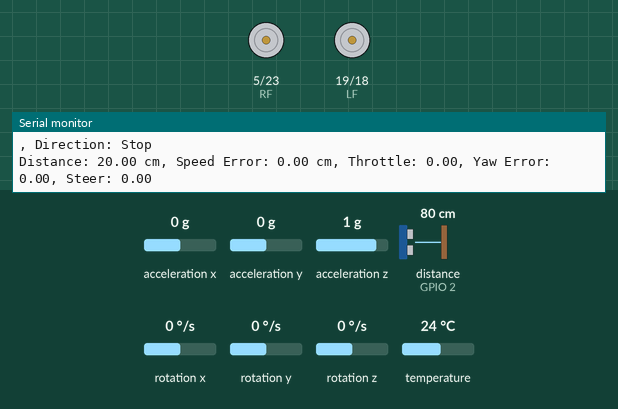
Simulated run of this sketch. Board: ESP32. On the bench: motor-driver pin pairs drawn as motors (green arrow = first pin HIGH = forward, orange = second pin HIGH = backward, longer = more drive), the last lines printed to the serial monitor. Wiring (inferred from the names in the program): ultrasonic range finder: trigger GPIO 4; echo GPIO 2. The inputs (shaded band) are chosen by the test bench; at power-on: distance to the obstacle (sensor on GPIO 2) 80 cm, rotation z 0 °/s, acceleration x 0 g, acceleration y 0 g, acceleration z 1 g, rotation x 0 °/s, rotation y 0 °/s, temperature 24 °C. The echo pulse lasts 58.3 µs per cm; WiFi joins after 1.5 s; servers stay silent unless stated.

Above: at 2.7 s.
2.8 s: distance to the obstacle (sensor on GPIO 2) set to 44 cm
4.3 s: distance to the obstacle (sensor on GPIO 2) set to 37 cm
At 5.1 s:
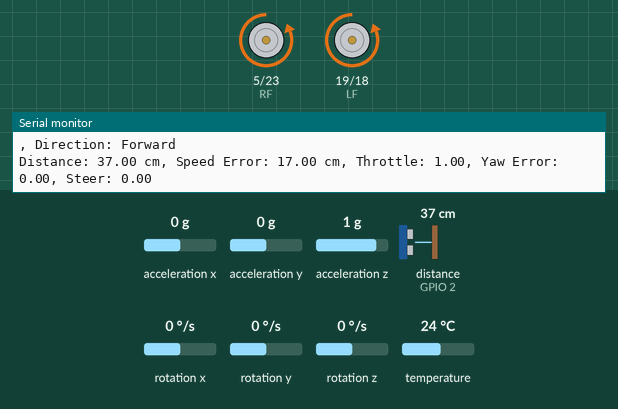
5.9 s: rotation z set to -192 °/s
At 8.8 s:
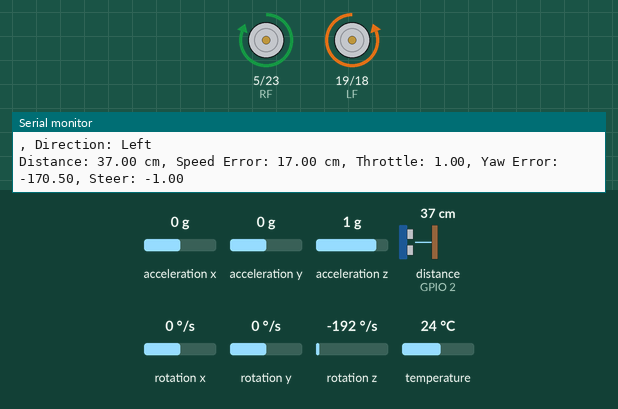
8.9 s: rotation z set to -118 °/s
11.7 s: rotation z set to -111 °/s
14.7 s: rotation z set to 0 °/s
At 15.2 s:
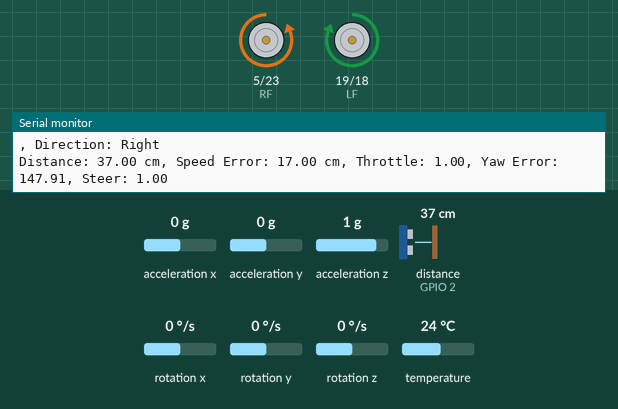
Timing chart, 0 to 17.2 s (numbered marks = the images above; inputs shaded):
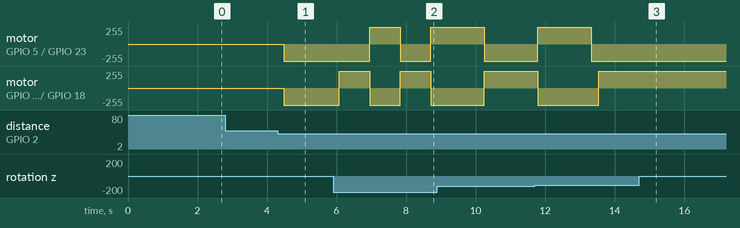

The sketch:

slave_code.ino
```cpp
#include <WiFi.h>
#include <HTTPClient.h>
#include <ArduinoJson.h>
#include <Adafruit_MPU6050.h>
#include <Adafruit_Sensor.h>
#include <Wire.h>

// Wi-Fi credentials
const char* ssid = "ESP32-Access-Point";
const char* password = "123456789";

// Server address of the master car's IMU data
const char* serverNameIMU = "http://192.168.4.1/imu";

// Motor control pins
#define RF 5
#define LB 18
#define LF 19
#define RB 23

// Ultrasonic sensor pins
#define TRIG_PIN 4
#define ECHO_PIN 2

// Control parameters
float kp_speed = 0.5;  // Proportional gain for speed control
float kp_yaw = 0.1;    // Proportional gain for yaw control

// Desired distance to maintain (in centimeters)
const float target_distance = 20.0;  // 100 cm (1 meter)

// Leader's IMU data variables
float leader_gyro_z;
float leader_yaw = 0.0;
unsigned long lastLeaderIMUTime = 0;

// Follower's IMU data variables
float follower_gyro_z;
float follower_yaw = 0.0;
unsigned long lastFollowerIMUTime = 0;

// Timing variables
unsigned long previousMillis = 0;
const long interval = 100; // Update interval in milliseconds

Adafruit_MPU6050 mpu;

void setup() {
  Serial.begin(115200);

  // Initialize Wi-Fi
  WiFi.begin(ssid, password);
  Serial.println("Connecting to Wi-Fi");
  while (WiFi.status() != WL_CONNECTED) {
    delay(500);
    Serial.print(".");
  }
  Serial.println("\nConnected to Wi-Fi network with IP Address: ");
  Serial.println(WiFi.localIP());

  // Initialize MPU6050 sensor
  if (!mpu.begin()) {
    Serial.println("Failed to find MPU6050 chip");
    while (1) {
      delay(10);
    }
  }
  Serial.println("MPU6050 Found!");
  mpu.setAccelerometerRange(MPU6050_RANGE_8_G);
  mpu.setGyroRange(MPU6050_RANGE_500_DEG);
  mpu.setFilterBandwidth(MPU6050_BAND_21_HZ);

  // Initialize motor control pins
  pinMode(RF, OUTPUT);
  pinMode(LF, OUTPUT);
  pinMode(LB, OUTPUT);
  pinMode(RB, OUTPUT);
  digitalWrite(RF, LOW);
  digitalWrite(LB, LOW);
  digitalWrite(LF, LOW);
  digitalWrite(RB, LOW);

  // Initialize ultrasonic sensor pins
  pinMode(TRIG_PIN, OUTPUT);
  pinMode(ECHO_PIN, INPUT);

  lastLeaderIMUTime = millis();
  lastFollowerIMUTime = millis();
}

void loop() {
  unsigned long currentMillis = millis();

  if (currentMillis - previousMillis >= interval) {
    previousMillis = currentMillis;

    // Fetch leader's IMU data
    if (WiFi.status() == WL_CONNECTED) {
      String imuData = httpGETRequest(serverNameIMU);
      if (imuData.length() > 0) {
        // Parse JSON data
        const size_t capacity = JSON_OBJECT_SIZE(6) + 60;
        DynamicJsonDocument doc(capacity);
        DeserializationError error = deserializeJson(doc, imuData);
        if (!error) {
          leader_gyro_z = doc["gyro_z"];

          // Calculate leader's yaw
          float deltaTime = (currentMillis - lastLeaderIMUTime) / 1000.0; // in seconds
          leader_yaw += leader_gyro_z * deltaTime * (180.0 / PI); // Convert rad/s to degrees
          leader_yaw = fmod(leader_yaw + 360.0, 360.0); // Normalize to [0, 360)
          lastLeaderIMUTime = currentMillis;
        } else {
          Serial.print("Failed to parse leader JSON: ");
          Serial.println(error.c_str());
        }
      } else {
        Serial.println("Failed to get IMU data from leader");
      }
    } else {
      Serial.println("Wi-Fi Disconnected");
    }

    // Read follower's own IMU data
    sensors_event_t a, g, temp;
    mpu.getEvent(&a, &g, &temp);
    follower_gyro_z = g.gyro.z;

    // Calculate follower's yaw
    float deltaTimeFollower = (currentMillis - lastFollowerIMUTime) / 1000.0; // in seconds
    follower_yaw += follower_gyro_z * deltaTimeFollower * (180.0 / PI); // Convert rad/s to degrees
    follower_yaw = fmod(follower_yaw + 360.0, 360.0); // Normalize to [0, 360)
    lastFollowerIMUTime = currentMillis;

    // Measure distance to the leader using ultrasonic sensor
    float distance = readUltrasonicDistance(TRIG_PIN, ECHO_PIN);

    // Compute speed error based on distance
    float speed_error = (distance - target_distance);
    float desired_speed = kp_speed * speed_error; // Since we don't have leader's speed, use proportional control

    // Compute throttle command
    float throttle = desired_speed;
    throttle = constrain(throttle, -1.0, 1.0);

    // Compute yaw error
    float yaw_error = normalize_angle(leader_yaw - follower_yaw);

    // Compute steering command
    float steer = kp_yaw * yaw_error;
    steer = constrain(steer, -1.0, 1.0);

    // Apply motor control
    applyMotorControl(throttle, steer);

    // Debug output
    Serial.print("Distance: "); Serial.print(distance);
    Serial.print(" cm, Speed Error: "); Serial.print(speed_error);
    Serial.print(" cm, Throttle: "); Serial.print(throttle);
    Serial.print(", Yaw Error: "); Serial.print(yaw_error);
    Serial.print(", Steer: "); Serial.println(steer);
  }
}

float normalize_angle(float angle) {
  while (angle > 180.0) angle -= 360.0;
  while (angle < -180.0) angle += 360.0;
  return angle;
}

void applyMotorControl(float throttle, float steer) {
  // Simplified motor control logic based on throttle and steer
  String dir = "None";
  if (throttle > 0.1 and (steer < 0.1 and steer > -0.1 )) {
    // Move forward
    digitalWrite(RF, LOW);
    digitalWrite(LF, LOW);
    digitalWrite(LB, HIGH);
    digitalWrite(RB, HIGH);
    dir = "Forward";
    delay(20);
  } else if (throttle < -0.1 and (steer < 0.1 and steer > -0.1 )) {
    // Move backward
    digitalWrite(RF, HIGH);
    digitalWrite(LF, HIGH);
    digitalWrite(LB, LOW);
    digitalWrite(RB, LOW);
    dir = "Backward";
    delay(20);
  } else if (throttle < 0.1 and throttle > -0.1) {
    // Stop
    digitalWrite(RF, LOW);
    digitalWrite(LF, LOW);
    digitalWrite(LB, LOW);
    digitalWrite(RB, LOW);
    dir = "Stop";
    delay(20);
  }
  else if (steer > 0.1 ){
    //turn right
    digitalWrite(RF,LOW);
    digitalWrite(LB,LOW);
    digitalWrite(LF,HIGH);
    digitalWrite(RB,HIGH);
    dir = "Right";
    delay(10);
  }
  else if (steer < -0.1) {
    //turn left
    digitalWrite(RF,HIGH);
    digitalWrite(LB,HIGH);
    digitalWrite(LF,LOW);
    digitalWrite(RB,LOW);
    dir = "Left";
    delay(10);
  }
  Serial.print(", Direction: "); Serial.println(dir);

  // // Pivot in place if throttle is zero and steer is significant
  // if (abs(throttle) < 0.1 && abs(steer) > 0.1) {
  //   if (steer > 0.1) {
  //     // Pivot right
  //     digitalWrite(RF, HIGH);
  //     digitalWrite(LF, LOW);
  //     digitalWrite(LB, LOW);
  //     digitalWrite(RB, HIGH);
  //   } else {
  //     // Pivot left
  //     digitalWrite(RF, LOW);
  //     digitalWrite(LF, HIGH);
  //     digitalWrite(LB, HIGH);
  //     digitalWrite(RB, LOW);
  //   }
  // }
}
long prev=20;
long readUltrasonicDistance(int triggerPin, int echoPin)
{
  // Clear the trigger pin
  digitalWrite(triggerPin, LOW);
  delayMicroseconds(2);

  // Send a 10 microsecond pulse to the trigger pin
  digitalWrite(triggerPin, HIGH);
  delayMicroseconds(10);
  digitalWrite(triggerPin, LOW);

  // Read the echo pin. pulseIn returns the duration (length of the pulse) in microseconds
  long duration = pulseIn(echoPin, HIGH, 30000); // 30ms timeout

  // Calculate the distance in centimeters based on the speed of sound
  long distanceCm = duration / 29 / 2;
  if (abs(prev-distanceCm)>20){
    distanceCm= prev;
  }
  prev= distanceCm;
  return distanceCm;
}

String httpGETRequest(const char* serverName) {
  WiFiClient client;
  HTTPClient http;

  // Initiate HTTP connection
  http.begin(client, serverName);

  // Send HTTP GET request
  int httpResponseCode = http.GET();

  String payload = "";

  if (httpResponseCode > 0) {
    payload = http.getString();
  } else {
    Serial.print("Error code: ");
    Serial.println(httpResponseCode);
  }
  http.end();

  return  payload;
}
```

Measured:
- the behaviour switches between 41 and 40 cm on distance to the obstacle (sensor on GPIO 2) (found by bisection; images 0 and 1)
- after the input at 4.3 s, motor on GPIO 5 (RF) / GPIO 23 (RB), motor on GPIO 19 (LF) / GPIO 18 (LB): stopped → backward 255/255 after 0.17 s
- after the input at 5.9 s, motor on GPIO 5 (RF) / GPIO 23 (RB): backward 255/255 → forward 255/255 after 1.1 s, → backward 255/255 0.88 s later, → forward 255/255 0.88 s later; motor on GPIO 19 (LF) / GPIO 18 (LB): alternates forward 255/255 for 0.88 s and backward 255/255 for 0.88 s, starting after 0.18 s
- after the input at 14.7 s, motor on GPIO 5 (RF) / GPIO 23 (RB): stays backward 255/255 (without the input it goes to forward 255/255 after 0.38 s); motor on GPIO 19 (LF) / GPIO 18 (LB): stays forward 255/255 (without the input it goes to backward 255/255 after 0.38 s)
